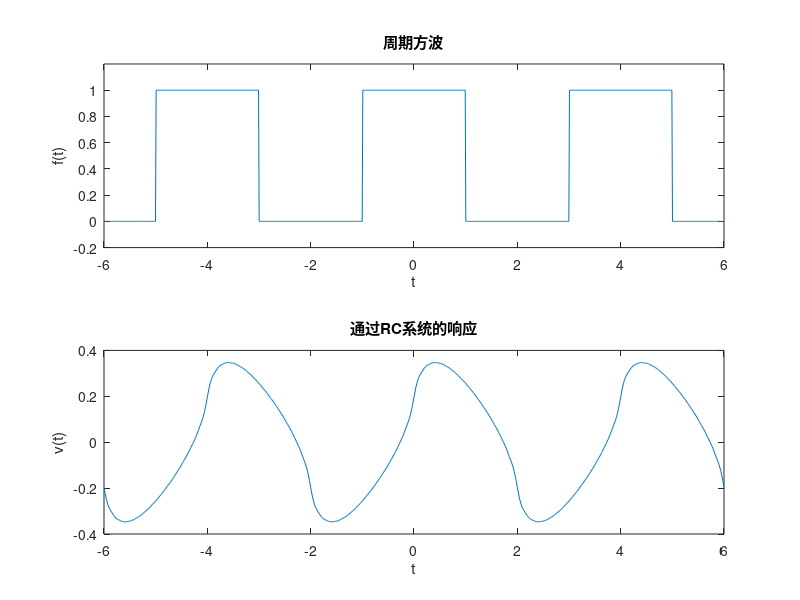

Write MATLAB code to recreate this figure.
% Define the fundamental parameters
T = 4; % Period of the square wave
A = 0.5; % Amplitude of the square wave

% Resistance and Capacitance values
R = 1; % Ohms
C = 1; % Farads

% Define the time vector for one period
t = linspace(-1.5*T, 1.5*T, 1000);

% Define the square wave over one period
f_t = A * (square(2 * pi * (t+1) / T) + 1);

% Fundamental angular frequency of the square wave
omega_0 = 2 * pi / T;

% Create a function handle for the transfer function H(jw)
H = @(w) 1 ./ (1 + 1i*w*R*C);

% Initialize the response as a zero vector
v_t = zeros(size(t));

% Number of harmonics to consider
N = 25;  % This can be adjusted to include more harmonics

% Compute the response by summing the contributions of each harmonic
for n = 1:2:N  % Only odd harmonics contribute to a square wave
    C_n = 4*A/(n*pi);   % Fourier coefficient for the nth harmonic
    v_t = v_t + C_n * abs(H(n*omega_0)) .* cos(n*omega_0*t + angle(H(n*omega_0)));
end

% Plot the original square wave and its response through the RC circuit
figure;
subplot(2,1,1);
plot(t, f_t);
title('周期方波');
xlabel('t');
ylabel('f(t)');
axis([-6 6 -0.2 1.2]);

subplot(2,1,2);
plot(t, v_t);
title('通过RC系统的响应');
xlabel('t');
ylabel('v(t)');
axis([-6 6 -0.4 0.4]);